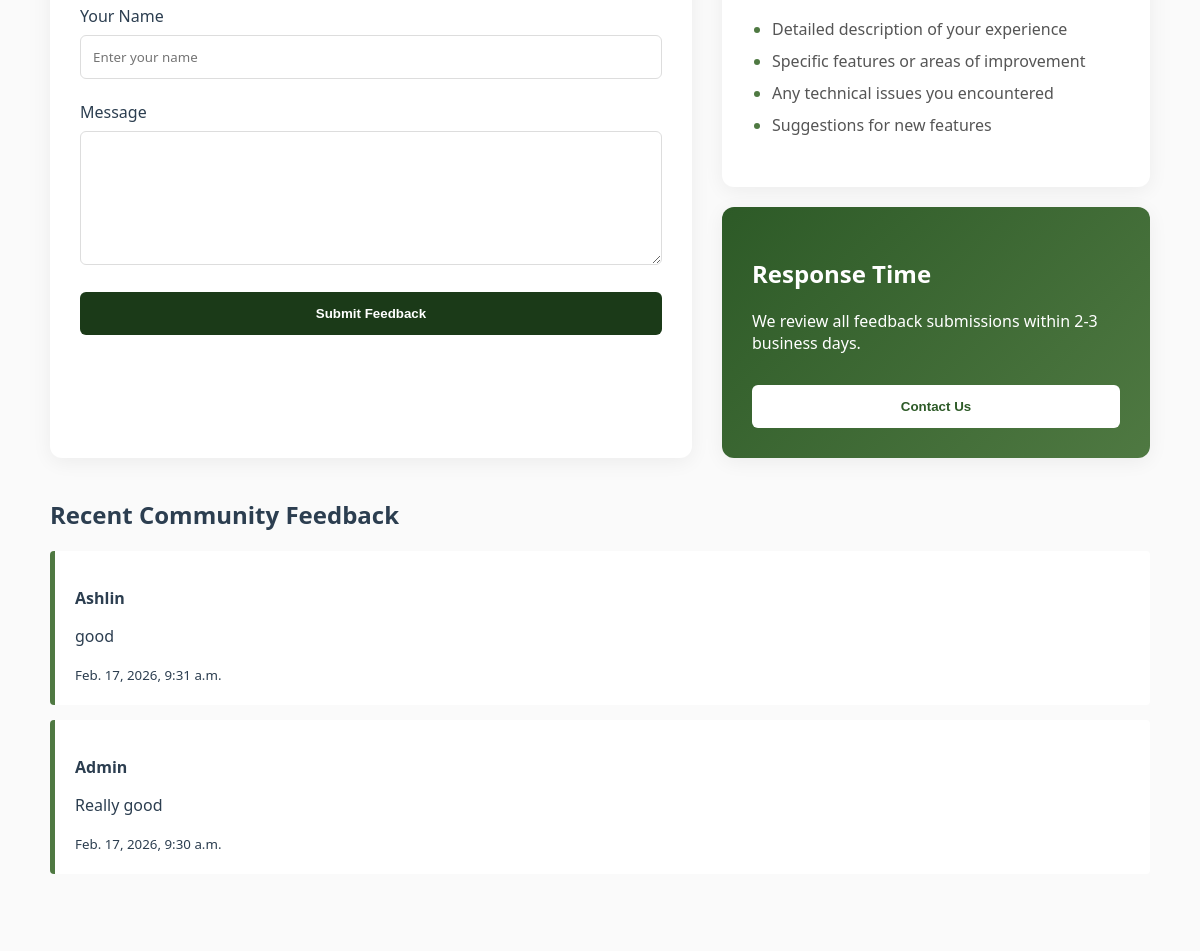
The app's page /alumni_app/alumni/feedback/ (middle part), older data.
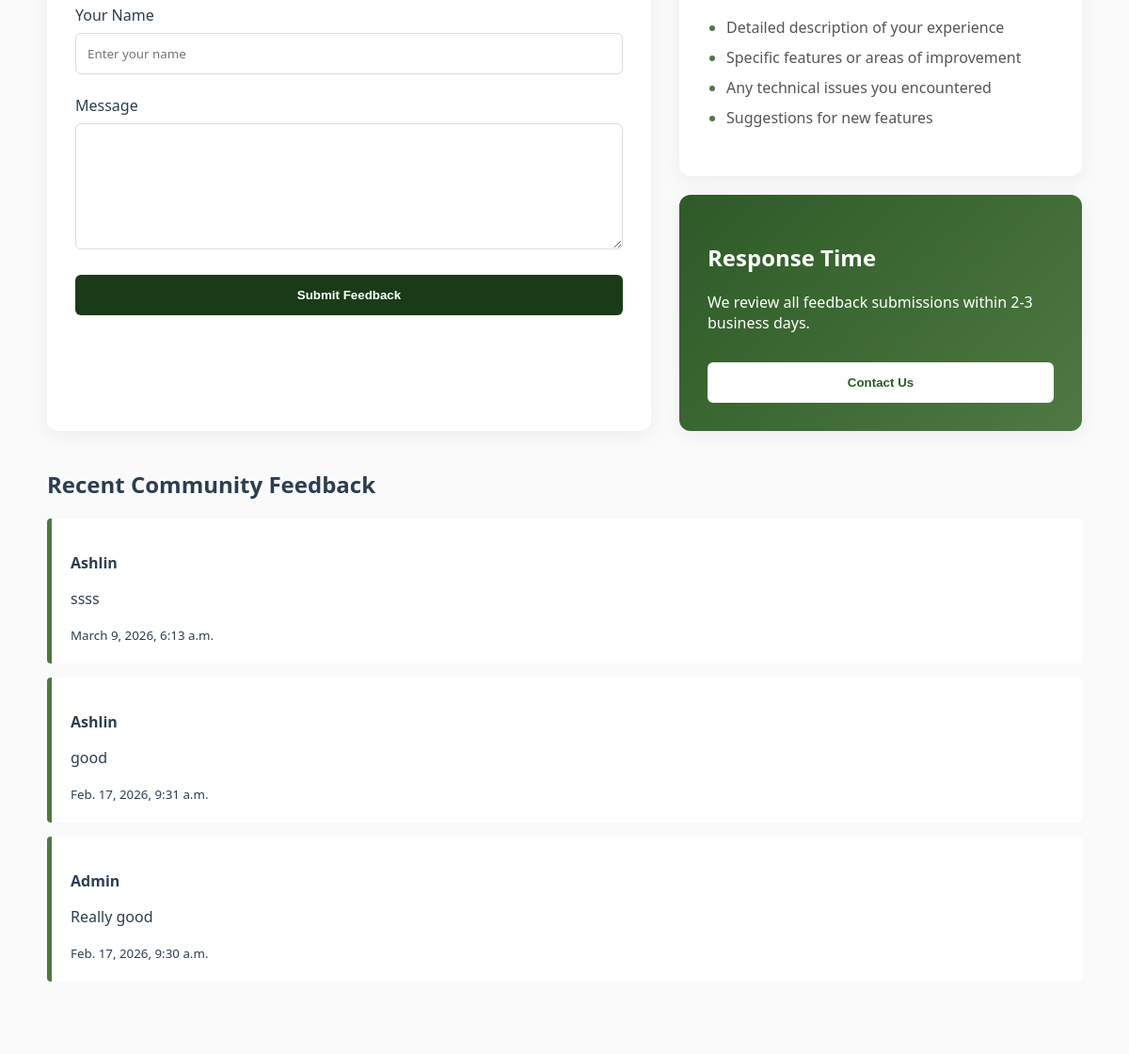
The same page, newer data.
### Alumni_app/models.py (models this page shows, shortened)
class Feedback(models.Model):
    user = models.ForeignKey(User, on_delete=models.CASCADE, null=True, blank=True)
    name = models.CharField(max_length=100, null=True, blank=True)
    message = models.TextField()
    created_at = models.DateTimeField(auto_now_add=True)

### Alumni_app/views.py (the view, shortened to what this page needs)
# urls.py: path('alumni/feedback/', views.alumni_feedback, name='alumni_feedback'),
def alumni_feedback(request):
    feedbacks = Feedback.objects.all().order_by("-created_at")
    return render(request, "alumni_feedback.html", {"feedbacks": feedbacks})

### Alumni_app/templates/alumni_feedback.html (shortened to what this page needs)
{% load static %}
<!DOCTYPE html>
<html>
<head>
<link rel="stylesheet" href="{% static 'alumni_feedback.css' %}">
</head>
<body>
<div class="container">
<div class="card feedback-form">
<form method="POST">
{% if request.user.is_authenticated %}
<label>Username</label>
<input type="text" value="{{ request.user.username }}" readonly>
{% else %}
<label>Your Name</label>
<input type="text" name="name" placeholder="Enter your name">
{% endif %}
<br><br>
<label>Message</label>
<textarea name="message" rows="6"></textarea>
<br><br>
<button type="submit">Submit Feedback</button>
</form>
</div>
<div class="sidebar">
<div class="card info-box">
<ul>
<li>Detailed description of your experience</li>
<li>Specific features or areas of improvement</li>
<li>Any technical issues you encountered</li>
<li>Suggestions for new features</li>
</ul>
</div>
<div class="card response-time-card">
<h2>Response Time</h2>
<p>
We review all feedback submissions within 2-3 business days.
</p>
<a href="{% url 'contact' %}">
<button>Contact Us</button>
</a>
</div>
</div>
</div>
<section class="user-feedback-section">
<h2>Recent Community Feedback</h2>
{% for feedback in feedbacks %}
<div class="feedback-item">
<p>
<strong>{{ feedback.user.username }}</strong>
</p>
<p>{{ feedback.message }}</p>
<small>{{ feedback.created_at }}</small>
</div>
{% empty %}
<p>No feedback submitted yet.</p>
{% endfor %}
</section>
</body>
</html>

Row changes from the older to the newer data that the page shows:
added Feedback: user.username "Ashlin", message "ssss", created_at "March 9, 2026, 6:13 a.m."
